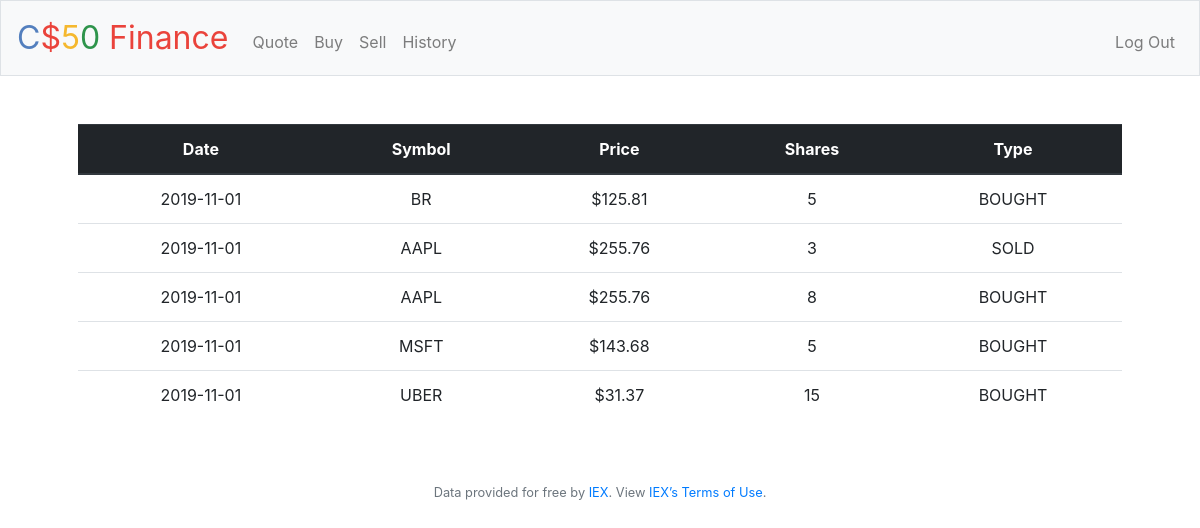
The page /history (signed in) on the database its author committed.
### tables this page shows
CREATE TABLE 'history' ('id' integer PRIMARY KEY NOT NULL, 'user_id' integer NOT NULL, 'date' date NOT NULL DEFAULT CURRENT_DATE, 'symbol' varchar(255) NOT NULL, 'shares' integer NOT NULL, 'price' real NOT NULL);

### application.py (the view)
@app.route("/history")
@login_required
def history():
    if request.method == "GET":
        result=db.execute("SELECT date,symbol,shares,price FROM history WHERE user_id=:user ORDER BY id DESC",user=session["user_id"])
        return render_template("history.html", result=result)

### application.py (called while the page is built)
@app.after_request
def after_request(response):
    response.headers["Cache-Control"] = "no-cache, no-store, must-revalidate"
    response.headers["Expires"] = 0
    response.headers["Pragma"] = "no-cache"
    return response

### helpers.py (called while the page is built)
def login_required(f):
    @wraps(f)
    def decorated_function(*args, **kwargs):
        if session.get("user_id") is None:
            return redirect("/login")
        return f(*args, **kwargs)
    return decorated_function

def usd(value):
    return f"${value:,.2f}"

### templates/history.html (shortened to what this page needs)
{% extends "layout.html"%}
{% block main %}
<table class="table">
  <thead class="thead-dark">
    <tr>
      <th scope="col">Date</th>
      <th scope="col">Symbol</th>
      <th scope="col">Price</th>
      <th scope="col">Shares</th>
      <th scope="col">Type</th>
    </tr>
  </thead>
  <tbody>
    {% for stock in result %}
    <tr>
      <td>{{stock.date}}</td>
      <td>{{stock.symbol}}</td>
      <td>{{stock.price|usd}}</td>
      {% if stock.shares > 0 %}
      <td>{{stock.shares|int}}</td>
      <td>BOUGHT</td>
      {% else %}
      <td>{{stock.shares|abs}}</td>
      <td>SOLD</td>
      {% endif %}
    </tr>
    {% endfor %}
  </tbody>
</table>
{% endblock %}

### rows shown on the page
history: date "2019-11-01", symbol "BR", price "$125.81", shares "5"
history: date "2019-11-01", symbol "AAPL", price "$255.76", shares|abs "3"
history: date "2019-11-01", symbol "AAPL", price "$255.76", shares "8"
history: date "2019-11-01", symbol "MSFT", price "$143.68", shares "5"
history: date "2019-11-01", symbol "UBER", price "$31.37", shares "15"
